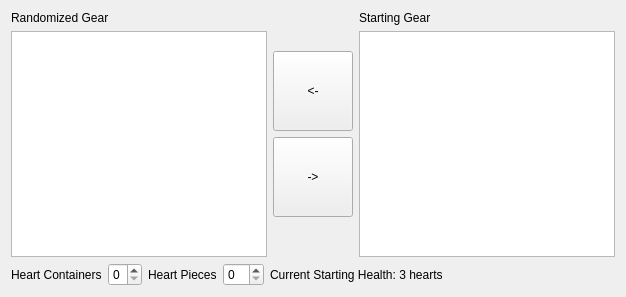
          <widget class="QWidget" name="tab_3">
           <property name="enabled">
            <bool>true</bool>
           </property>
           <attribute name="title">
            <string>Starting Items</string>
           </attribute>
           <layout class="QVBoxLayout" name="verticalLayout_10">
            <item>
             <layout class="QHBoxLayout" name="horizontalLayout_9">
              <item>
               <layout class="QVBoxLayout" name="verticalLayout_8">
                <item>
                 <widget class="QLabel" name="label_for_randomized_gear">
                  <property name="text">
                   <string>Randomized Gear</string>
                  </property>
                 </widget>
                </item>
                <item>
                 <widget class="QListView" name="randomized_gear">
                  <property name="editTriggers">
                   <set>QAbstractItemView::NoEditTriggers</set>
                  </property>
                  <property name="selectionMode">
                   <enum>QAbstractItemView::ExtendedSelection</enum>
                  </property>
                 </widget>
                </item>
               </layout>
              </item>
              <item>
               <layout class="QVBoxLayout" name="verticalLayout_7">
                <item>
                 <spacer name="verticalSpacer_3">
                  <property name="orientation">
                   <enum>Qt::Vertical</enum>
                  </property>
                  <property name="sizeHint" stdset="0">
                   <size>
                    <width>20</width>
                    <height>40</height>
                   </size>
                  </property>
                 </spacer>
                </item>
                <item>
                 <widget class="QPushButton" name="remove_gear">
                  <property name="minimumSize">
                   <size>
                    <width>0</width>
                    <height>80</height>
                   </size>
                  </property>
                  <property name="text">
                   <string>&lt;-</string>
                  </property>
                 </widget>
                </item>
                <item>
                 <widget class="QPushButton" name="add_gear">
                  <property name="minimumSize">
                   <size>
                    <width>0</width>
                    <height>80</height>
                   </size>
                  </property>
                  <property name="text">
                   <string>-&gt;</string>
                  </property>
                 </widget>
                </item>
                <item>
                 <spacer name="verticalSpacer_4">
                  <property name="orientation">
                   <enum>Qt::Vertical</enum>
                  </property>
                  <property name="sizeHint" stdset="0">
                   <size>
                    <width>20</width>
                    <height>40</height>
                   </size>
                  </property>
                 </spacer>
                </item>
               </layout>
              </item>
              <item>
               <layout class="QVBoxLayout" name="verticalLayout_9">
                <item>
                 <widget class="QLabel" name="label_for_starting_gear">
                  <property name="text">
                   <string>Starting Gear</string>
                  </property>
                 </widget>
                </item>
                <item>
                 <widget class="QListView" name="starting_gear">
                  <property name="editTriggers">
                   <set>QAbstractItemView::NoEditTriggers</set>
                  </property>
                  <property name="selectionMode">
                   <enum>QAbstractItemView::ExtendedSelection</enum>
                  </property>
                 </widget>
                </item>
               </layout>
              </item>
             </layout>
            </item>
            <item>
             <layout class="QHBoxLayout" name="horizontalLayout_10">
              <item>
               <widget class="QLabel" name="label_6">
                <property name="text">
                 <string>Heart Containers</string>
                </property>
               </widget>
              </item>
              <item>
               <widget class="QSpinBox" name="starting_hcs">
                <property name="layoutDirection">
                 <enum>Qt::LeftToRight</enum>
                </property>
                <property name="maximum">
                 <number>6</number>
                </property>
                <property name="value">
                 <number>0</number>
                </property>
                <property name="displayIntegerBase">
                 <number>10</number>
                </property>
               </widget>
              </item>
              <item>
               <widget class="QLabel" name="label_5">
                <property name="text">
                 <string>Heart Pieces</string>
                </property>
               </widget>
              </item>
              <item>
               <widget class="QSpinBox" name="starting_pohs">
                <property name="maximum">
                 <number>44</number>
                </property>
                <property name="value">
                 <number>0</number>
                </property>
                <property name="displayIntegerBase">
                 <number>10</number>
                </property>
               </widget>
              </item>
              <item>
               <widget class="QLabel" name="current_health">
                <property name="text">
                 <string>Current Starting Health: 3 hearts</string>
                </property>
               </widget>
              </item>
              <item>
               <spacer name="horizontalSpacer_3">
                <property name="orientation">
                 <enum>Qt::Horizontal</enum>
                </property>
                <property name="sizeHint" stdset="0">
                 <size>
                  <width>40</width>
                  <height>20</height>
                 </size>
                </property>
               </spacer>
              </item>
             </layout>
            </item>
           </layout>
          </widget>
